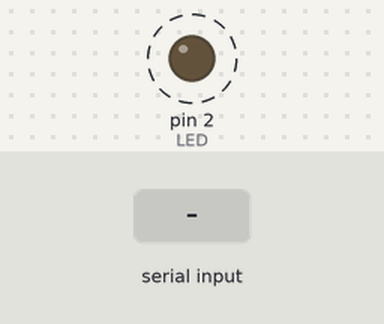
The sketch below on a simulated Arduino Uno, built with avr-gcc and run on an emulated ATmega328P. Parts: output pins drawn as LEDs (lit = HIGH). Dashed ring = blinking. Inputs (shaded band) come from the test bench. What the sketch prints to the serial monitor is not drawn.

Above: at 1.1 s.
3.1 s: "L=" received over Serial
At 3.1 s:
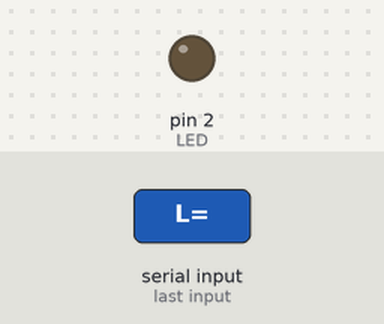
Timing chart, 0 to 12.1 s (numbered marks = the images above; inputs shaded):
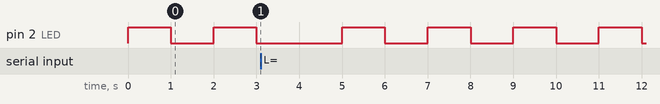

Measured:
- by itself, pin 2 (LED): alternates HIGH for 1.0 s and LOW for 1.0 s

The sketch:

tarea2-vel-recibidad-led.ino
```cpp
/*
Hacer parpader un LED, definiendo los tiempos con los sig. comandos L=xxxx;, H=xxxxx;
dar confirmacion, Terminada
*/
#include <string.h>
#include <stdio.h>

#define LED 2
String opcion;
String tiempoFuncionando;
int tiempoEncendido = 1000;
int tiempoApagado = 1000;


void setup() {
  // put your setup code here, to run once:
  pinMode(LED, OUTPUT);
  Serial.begin(115200);  // Es la velocidad que ha visto con la que funciona correctamente
}

void loop() {
  digitalWrite(LED,HIGH);
  delay(tiempoEncendido);
  digitalWrite(LED, LOW);
  delay(tiempoApagado);

  // put your main code here, to run repeatedly:
  if (Serial.available()) {
    opcion = Serial.readString();
    opcion.trim();
    if ((opcion.startsWith("L=") || opcion.startsWith("H=")) && opcion.endsWith(";")) {
      tiempoFuncionando = opcion.substring(2, opcion.length() - 1);
      if (tiempoFuncionando.length() <= 4)
      {
        if (opcion.startsWith("L=")) {
          tiempoApagado = tiempoFuncionando.toInt();
          Serial.println("Nuevo tiempo apagado:" + (String)tiempoApagado);

        } else if (opcion.startsWith("H=")) {
          tiempoEncendido = tiempoFuncionando.toInt();
          Serial.println("Nuevo tiempo encendido:" + (String)tiempoEncendido);
        }
      }
      else{
          Serial.println("Tiempo maximo 9999 milesegundos");
      }
    }
    else{
      Serial.println("Comando invalido, el comando debe seguir esta estructura H=4000; o L=2000;");
    }
  }
}
```
